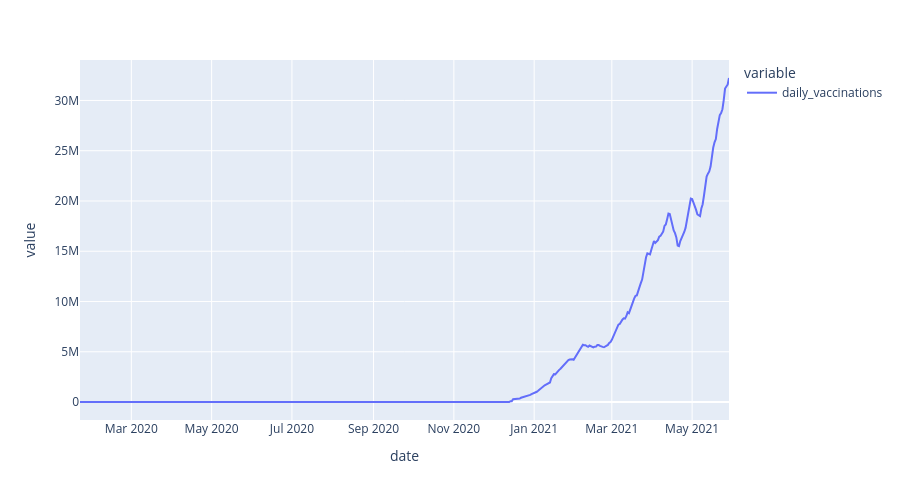

The notebook cell saved with this chart:
### Markdown cell above
Задание 7.5

Постройте линейный график, который отображает, как изменялось ежедневное количество вакцинированных (daily_vaccinations) в мире во времени. Из графика найдите, чему равно количество вакцинированных (в миллионах) 28 февраля 2021 года (2021-02-28). Ответ округлите до целого числа.

### Code cell
line_data = covid_df.groupby('date', as_index=False).sum()
fig = px.line(
    data_frame=line_data, #DataFrame
    x='date', #ось абсцисс
    y=['daily_vaccinations'], #ось ординат
    height=500, #высота
    width=900, #ширина
    #title='Confirmed, Recovered, Deaths, Active cases over Time' #заголовок
)
fig.show()

### Figure 1 — Plotly figure (JSON) as saved in the notebook; plotly's stock layout.template omitted (floating-point values rounded to 4 significant figures; data arrays with more than 128 entries replaced by an {"elided": "..."} marker saying what was removed)
{"data": [{"hovertemplate": "variable=daily_vaccinations<br>date=%{x}<br>value=%{y}<extra></extra>", "legendgroup": "daily_vaccinations", "line": {"color": "#636efa", "dash": "solid"}, "marker": {"symbol": "circle"}, "mode": "lines", "name": "daily_vaccinations", "orientation": "v", "showlegend": true, "type": "scatter", "x": {"elided": "494 str values"}, "xaxis": "x", "y": {"elided": "494 float values"}, "yaxis": "y"}], "layout": {"height": 500, "legend": {"title": {"text": "variable"}, "tracegroupgap": 0}, "margin": {"t": 60}, "width": 900, "xaxis": {"anchor": "y", "domain": [0, 1], "title": {"text": "date"}}, "yaxis": {"anchor": "x", "domain": [0, 1], "title": {"text": "value"}}}}
